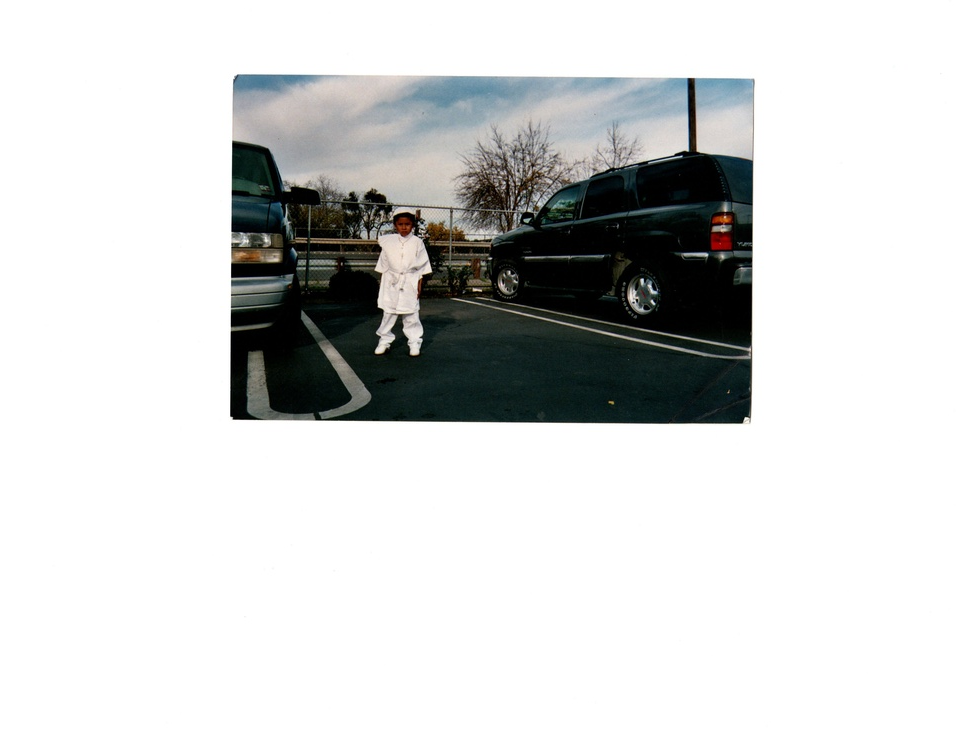
#> input picture images/Image_20230313_0003.jpg, 956 x 738 px, shrunk from 3300 x 2550 before the run; its folder holds only this picture in this run
$ python -i white_noise_cropping.py   (imports and definitions only)
#> lines starting #> are read from the running program, lines starting #| are printed output that depends on the picture; after the words box and inside, x2 and y2 are one past the last pixel; in counts of white or black regions, pixels touching at a corner belong together
import os
import cv2

# Load image, grayscale, Gaussian blur, Otsu's threshold
def crop_image(path):
    # Load the image using OpenCV
#> called with path = '../images/Image_20230313_0003.jpg'
    im = cv2.imread(path)
#> im is the input picture: shape (738, 956, 3); mean B, G, R 209.7, 210.2, 208.9
    original = im.copy()  # Create a copy of the original image

    # Convert the image to grayscale
    gray = cv2.cvtColor(im, cv2.COLOR_BGR2GRAY)

    # Apply Gaussian blur to the grayscale image
    blur = cv2.GaussianBlur(gray, (25, 25), 0) #25 x 25 kernel, 0 indicates OpenCV will choose the standard deviation based on kernel size
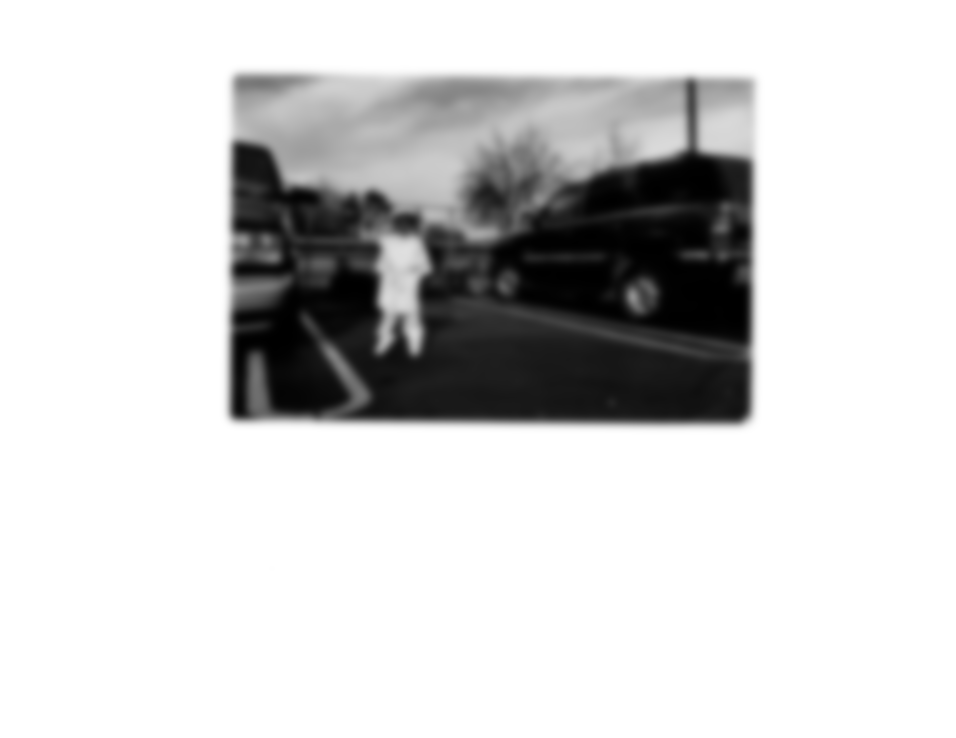
#> blur: shape (738, 956); min 0, max 255, mean 209.8

    # Apply Otsu's thresholding to the blurred image combined with binary inversion based on otsus threshold
    thresh = cv2.threshold(blur, 0, 255, cv2.THRESH_BINARY_INV + cv2.THRESH_OTSU)[1] # 0 - minval set to maxval which is 255 (White), flag is set to INV binary and OTSUs threshold
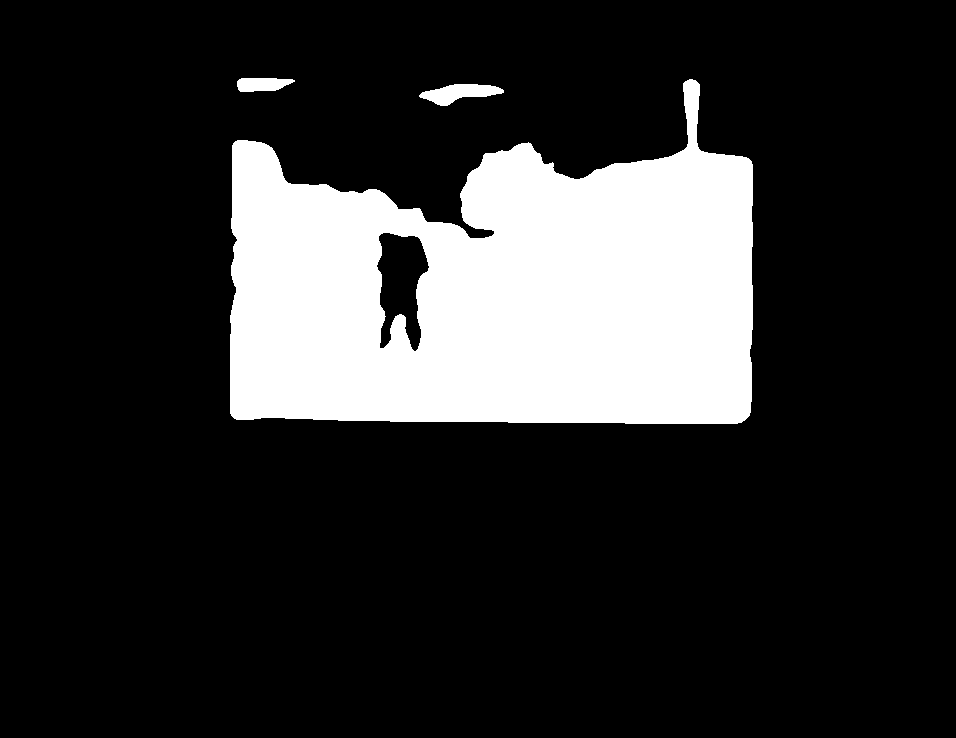
#> thresh: shape (738, 956); 18.2% white; 3 white regions, box (x1, y1, x2, y2) and area: (230, 79, 753, 424) 126924, (419, 84, 504, 106) 1045, (237, 78, 295, 92) 643

    # Perform morphological operations to further process the image
    nKernel = cv2.getStructuringElement(cv2.MORPH_RECT, (3, 3)) #Create a rectangle that is 3x3 pixels used for morphology
    #Morphological opening is applied using the 3x3 rectangle as the structuring element, first erodes the image then dilate the eroded image
    opening = cv2.morphologyEx(thresh, cv2.MORPH_OPEN, nKernel, iterations=2)
#> opening: shape (738, 956); 18.2% white; 3 white regions, box (x1, y1, x2, y2) and area: (230, 80, 753, 424) 126904, (421, 84, 502, 106) 1032, (237, 78, 291, 92) 631

    #Morphological closing is applied on the previous "open" image
    cKernel = cv2.getStructuringElement(cv2.MORPH_RECT, (7, 7)) # 7x7 structuring element
    #Morphological closing is applied to openming using the 7x7 structuring element 3 times
    close = cv2.morphologyEx(opening, cv2.MORPH_CLOSE, cKernel, iterations=3)
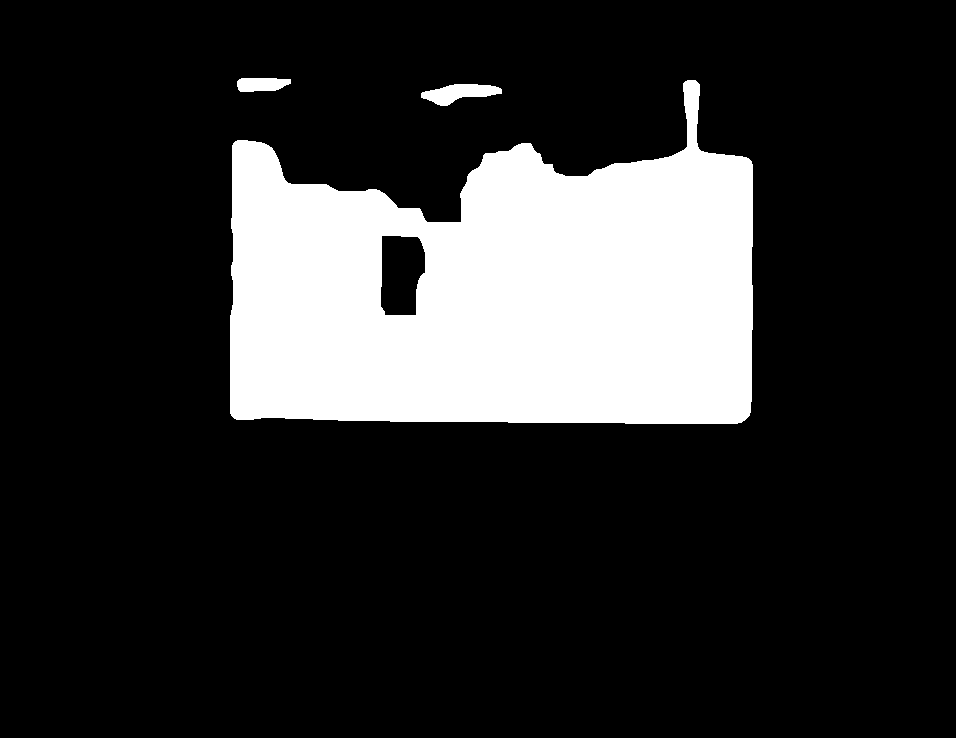
#> close: shape (738, 956); 18.4% white; 3 white regions, box (x1, y1, x2, y2) and area: (230, 80, 753, 424) 128336, (421, 84, 502, 106) 1032, (237, 78, 291, 92) 631

    # Find the bounding box and crop the region of interest
    coords = cv2.findNonZero(close) #Find all non-zero (white) pixels in the 'close' image
#> coords = contour of 129999 points, box (x1, y1, x2, y2) (230, 78, 753, 424), area 7948
    x, y, w, h = cv2.boundingRect(coords) #Calculates the bounding rectangle (Smallest) that can enclose all the points from coords
#> x = 230; y = 78; w = 523; h = 346
    cv2.rectangle(im, (x, y), (x + w, y + h), (36, 255, 12), 2) #Draws the rectangle on the original image using the bounding box coordinates
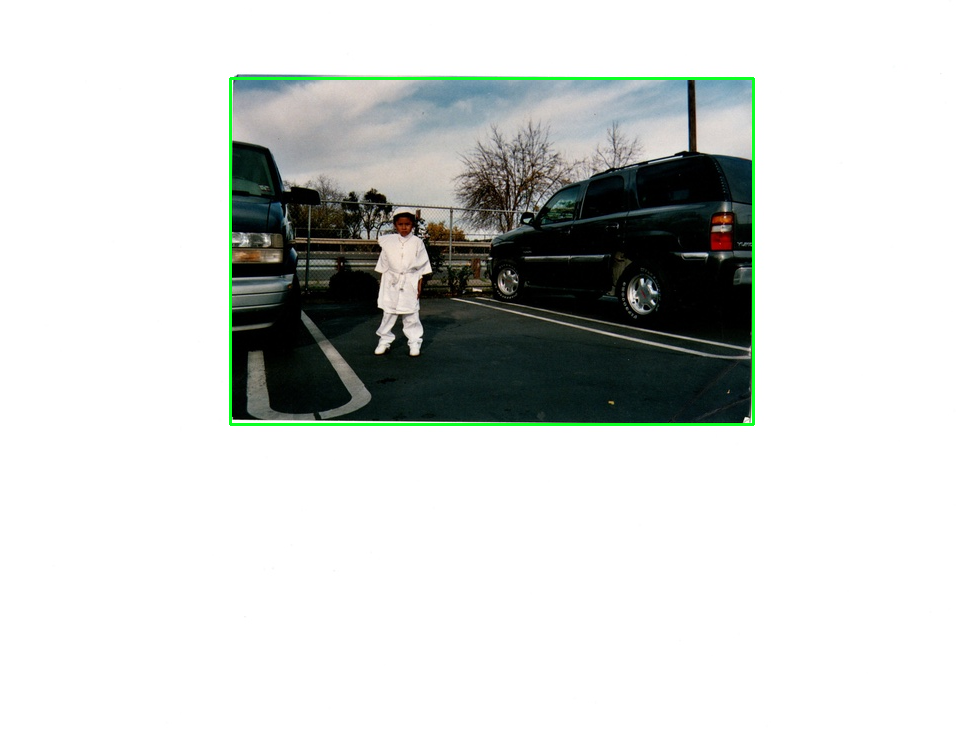
#> im: shape (738, 956, 3); 0.74% of pixels changed, all inside (x1, y1, x2, y2) = (229, 77, 755, 426)
    crop = original[y:y+h, x:x+w]  # Crop the original image based on the rectangle
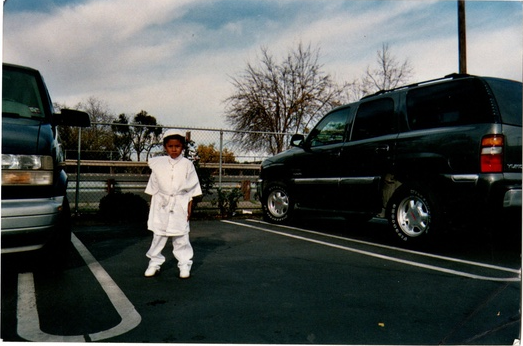
#> crop: shape (346, 523, 3); mean B, G, R 79, 80.8, 75.9
    return crop

# Loops through a directory and performs the crop_image function on all images within that directory
# [13 lines left out: function dir_loop, not called in this run]

>>> result = crop_image('../images/Image_20230313_0003.jpg')

$ run again, on images/Image_20230314_0001.jpg
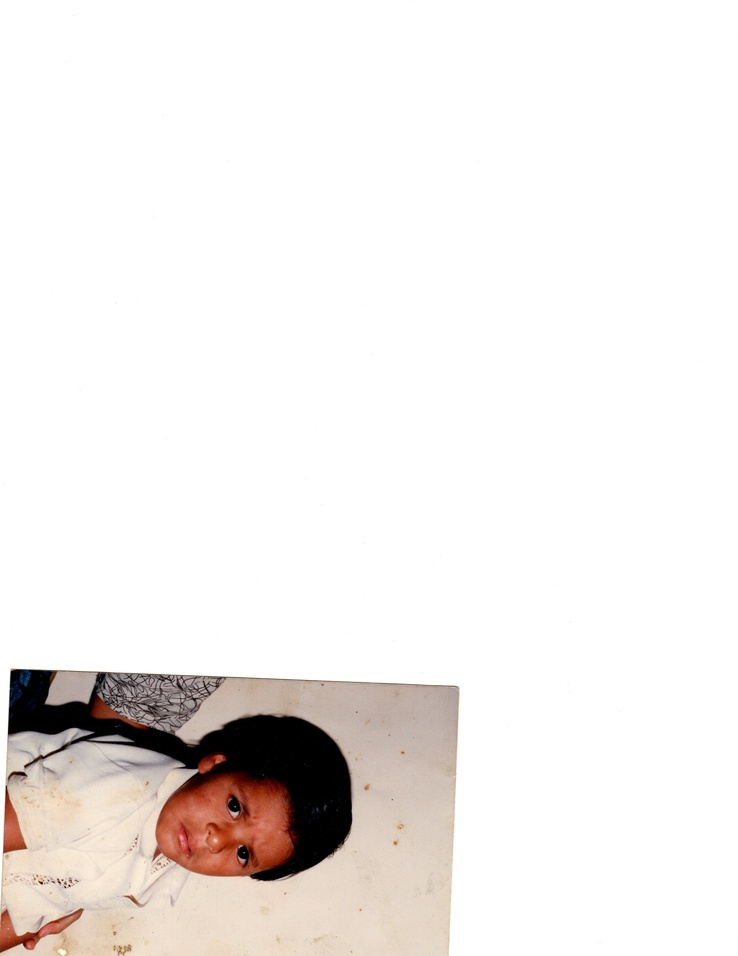
#> input picture images/Image_20230314_0001.jpg, 738 x 956 px, shrunk from 2550 x 3300 before the run
#> in crop_image, im is the input picture: shape (956, 738, 3); mean B, G, R 234.5, 236.7, 240.6
#> in crop_image, `thresh = cv2.threshold(blur, 0, 255, cv2.THRESH_BINARY_INV + cv2.THRES..`:
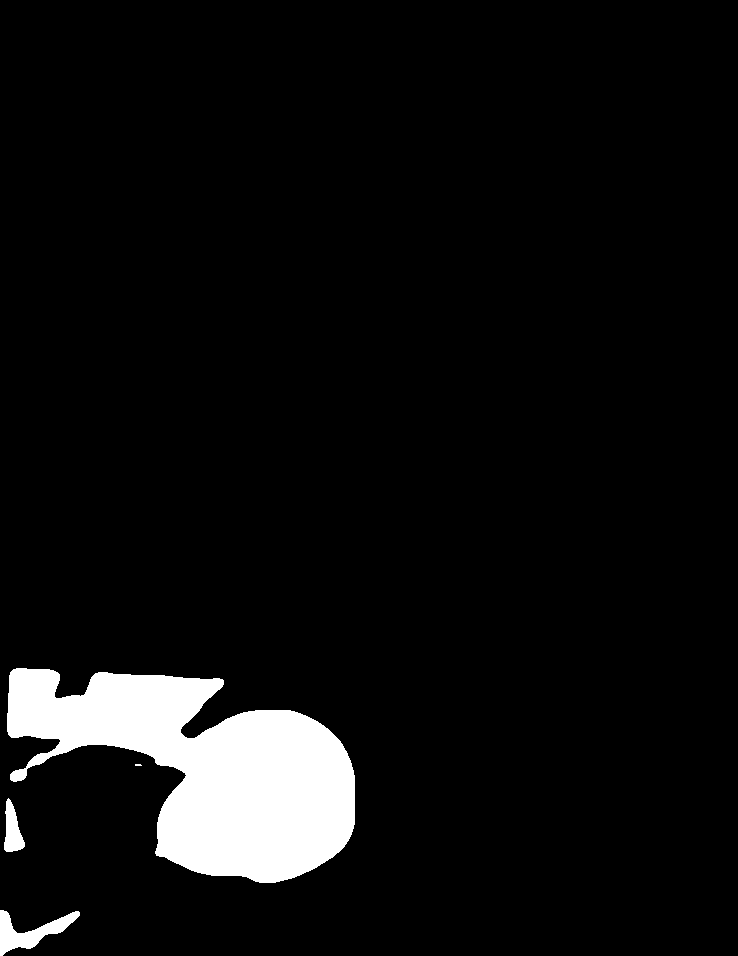
#> thresh: shape (956, 738); 6.1% white; 4 white regions (1 under 20 px), largest, box (x1, y1, x2, y2) and area: (7, 668, 355, 883) 41238, (0, 910, 80, 956) 1417, (4, 798, 25, 852) 676
#> opening: shape (956, 738); 6.1% white; 4 white regions, box (x1, y1, x2, y2) and area: (7, 668, 355, 883) 41036, (0, 910, 79, 956) 1409, (4, 801, 25, 852) 665, (10, 769, 27, 781) 171
#> close: shape (956, 738); 6.4% white; 4 white regions, box (x1, y1, x2, y2) and area: (0, 668, 355, 883) 42624, (0, 910, 79, 956) 1663, (0, 801, 25, 852) 949, (10, 769, 27, 781) 171
#> coords = contour of 45407 points, box (x1, y1, x2, y2) (0, 668, 355, 956), area 36484
#> x = 0; y = 668; w = 355; h = 288
#> im: shape (956, 738, 3); 0.4% of pixels changed, all inside (x1, y1, x2, y2) = (0, 667, 357, 956)
#> in crop_image, `crop = original[y:y+h, x:x+w]`:
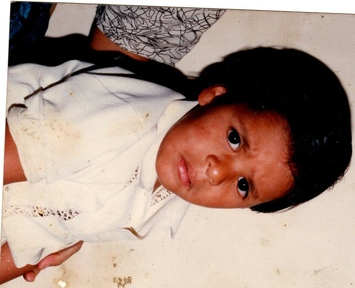
#> crop: shape (288, 355, 3); mean B, G, R 132.2, 144, 166.8

$ run again, on images/Image_20230323_0001.jpg
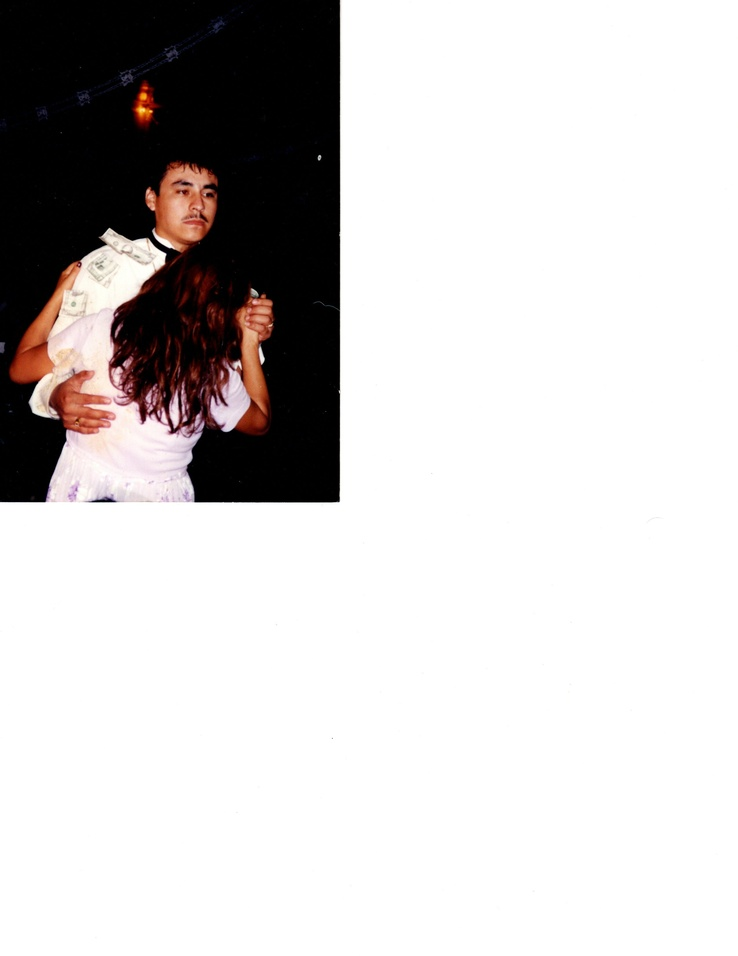
#> input picture images/Image_20230323_0001.jpg, 738 x 956 px, shrunk from 2550 x 3300 before the run
#> in crop_image, im is the input picture: shape (956, 738, 3); mean B, G, R 202.4, 202.9, 205.8
#> in crop_image, `thresh = cv2.threshold(blur, 0, 255, cv2.THRESH_BINARY_INV + cv2.THRES..`:
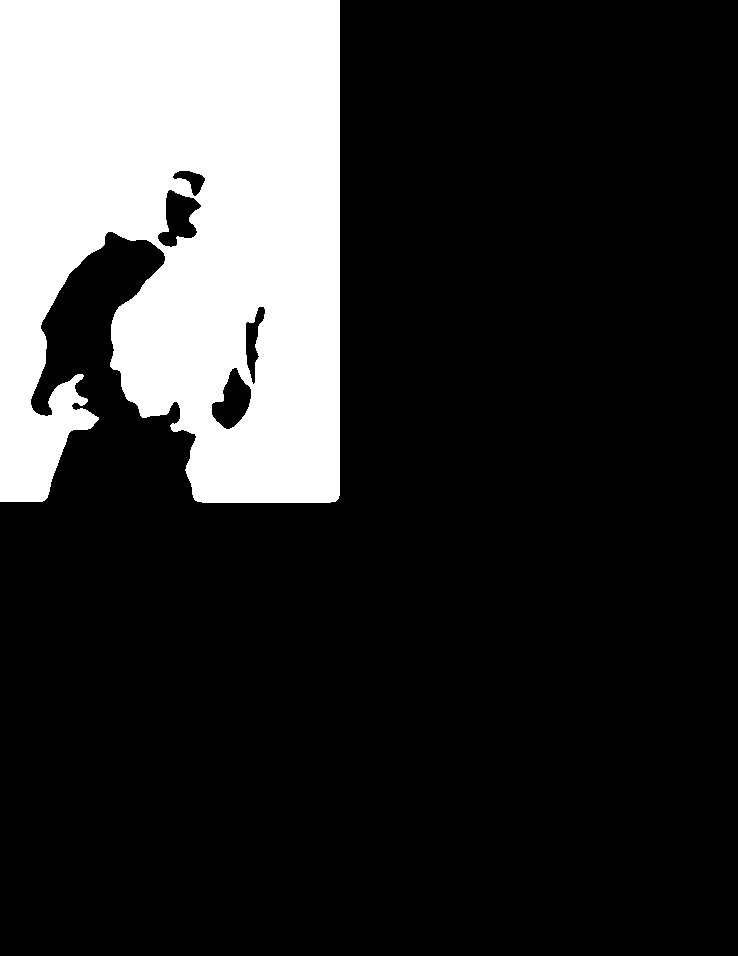
#> thresh: shape (956, 738); 20.4% white; 1 white region, box (x1, y1, x2, y2) and area: (0, 0, 340, 503) 143810
#> opening: shape (956, 738); 20.4% white; 1 white region, box (x1, y1, x2, y2) and area: (0, 0, 340, 503) 143749
#> close: shape (956, 738); 20.8% white; 1 white region, box (x1, y1, x2, y2) and area: (0, 0, 340, 503) 146902
#> coords = contour of 146902 points, box (x1, y1, x2, y2) (0, 0, 340, 503), area 2354
#> x = 0; w = 340; h = 503
#> im: shape (956, 738, 3); 0.6% of pixels changed, all inside (x1, y1, x2, y2) = (0, 0, 342, 505)
#> in crop_image, `crop = original[y:y+h, x:x+w]`:
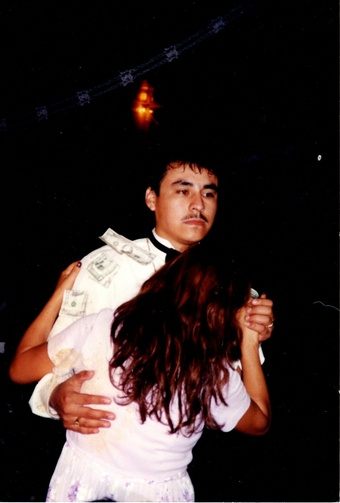
#> crop: shape (503, 340, 3); mean B, G, R 38.1, 40.2, 52.2

$ run again, on images/Image_20230323_0007.jpg
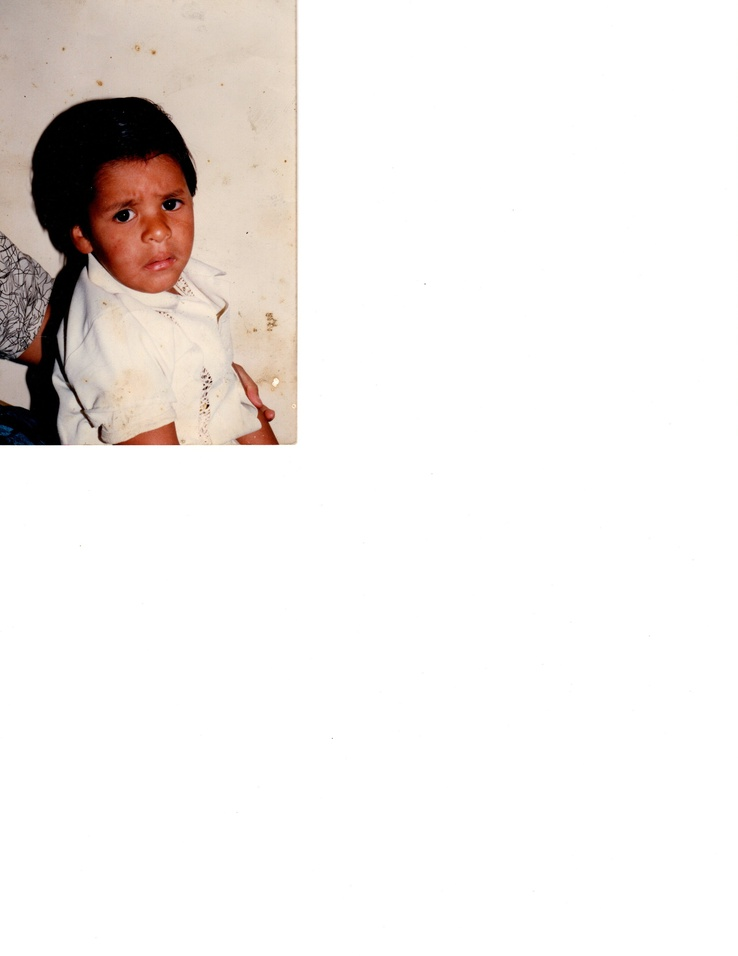
#> input picture images/Image_20230323_0007.jpg, 738 x 956 px, shrunk from 2550 x 3300 before the run
#> in crop_image, im is the input picture: shape (956, 738, 3); mean B, G, R 233.6, 236, 240.1
#> in crop_image, `thresh = cv2.threshold(blur, 0, 255, cv2.THRESH_BINARY_INV + cv2.THRES..`:
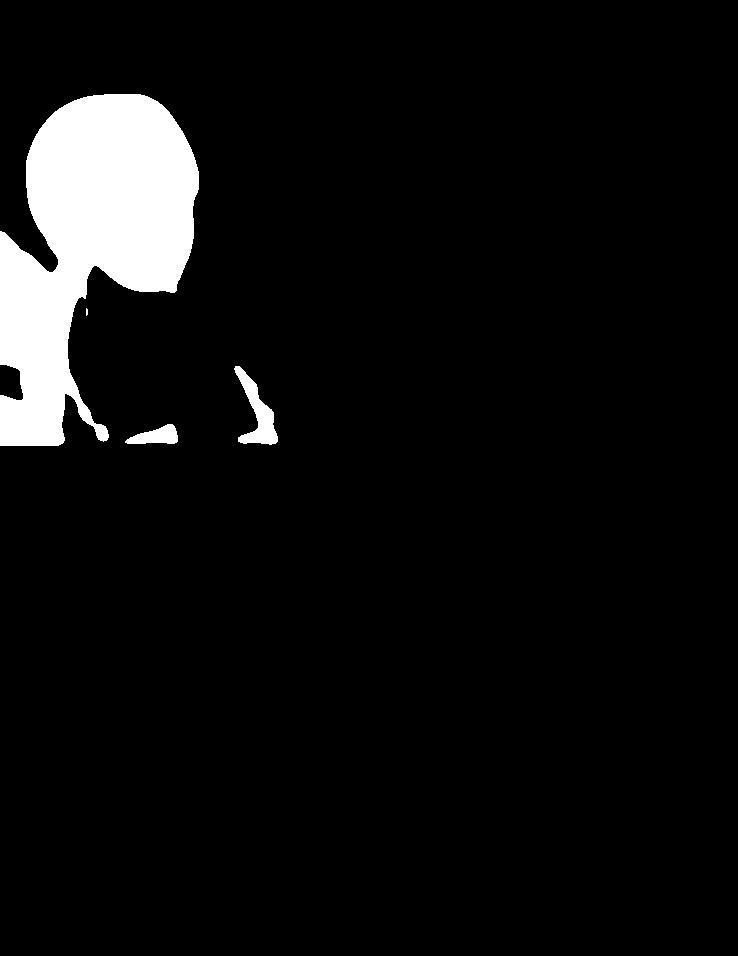
#> thresh: shape (956, 738); 6.1% white; 4 white regions (1 under 20 px), largest, box (x1, y1, x2, y2) and area: (0, 94, 199, 446) 40704, (234, 366, 278, 445) 1360, (125, 424, 178, 444) 659
#> opening: shape (956, 738); 6% white; 4 white regions, box (x1, y1, x2, y2) and area: (0, 94, 199, 446) 40484, (235, 366, 278, 444) 1351, (127, 424, 178, 444) 654, (94, 424, 108, 441) 190
#> close: shape (956, 738); 6.2% white; 4 white regions, box (x1, y1, x2, y2) and area: (0, 94, 199, 446) 41550, (235, 366, 278, 444) 1387, (127, 424, 178, 444) 654, (94, 424, 108, 441) 190
#> coords = contour of 43781 points, box (x1, y1, x2, y2) (0, 94, 278, 446), area 5748
#> x = 0; y = 94; w = 278; h = 352
#> im: shape (956, 738, 3); 0.49% of pixels changed, all inside (x1, y1, x2, y2) = (0, 93, 280, 448)
#> in crop_image, `crop = original[y:y+h, x:x+w]`:
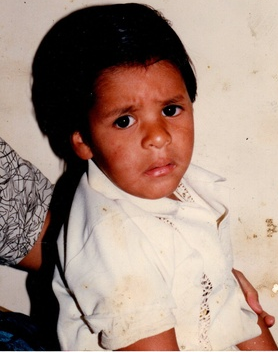
#> crop: shape (352, 278, 3); mean B, G, R 126.5, 138.6, 162.1
